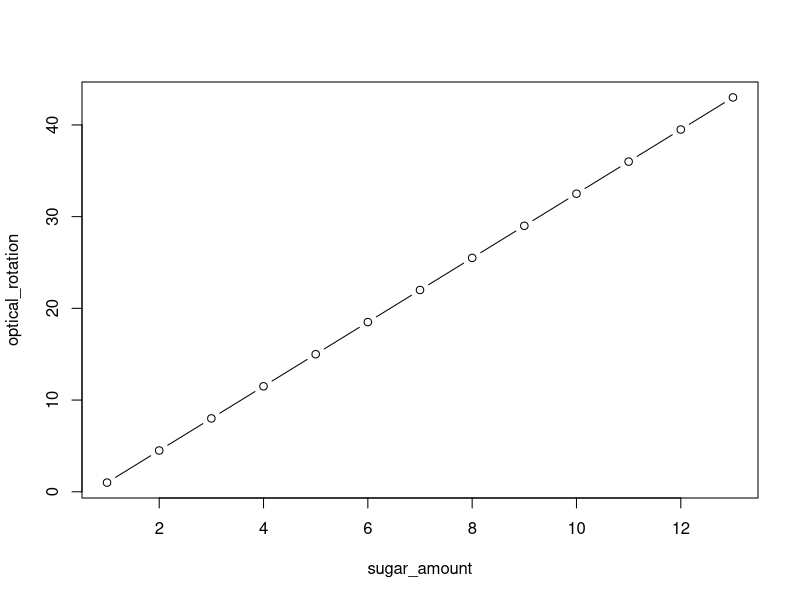
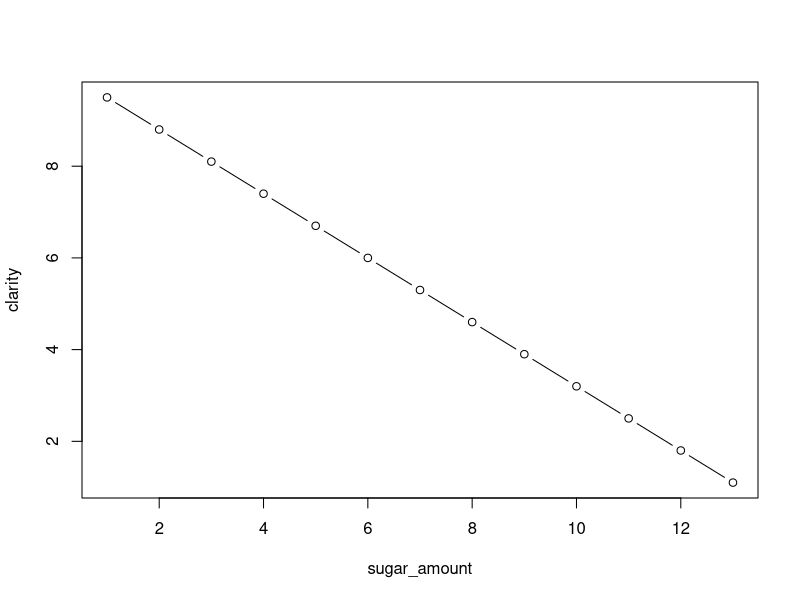
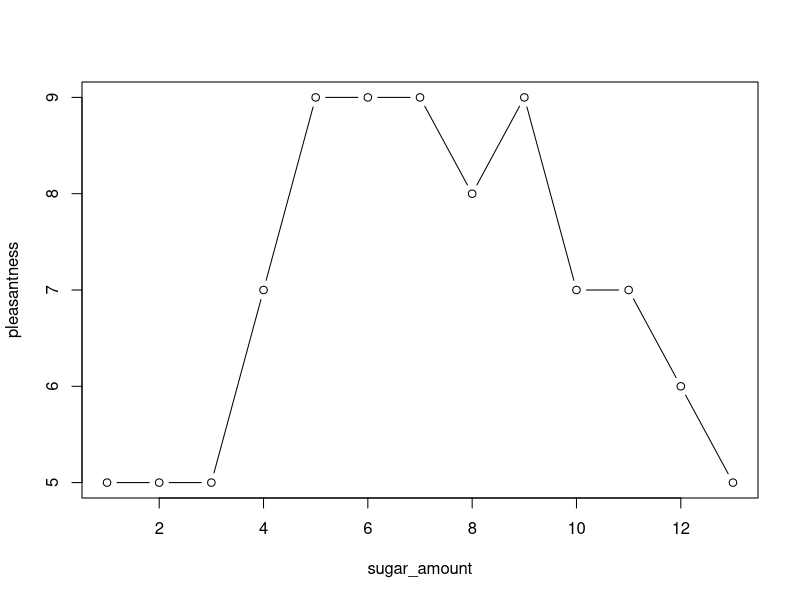
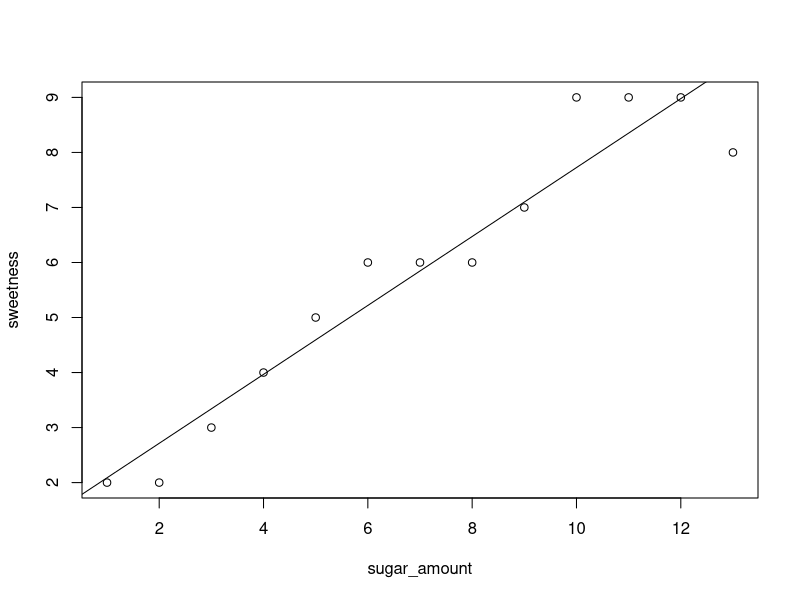

Recreate these plots in R, in order.
# ============================================================
# Exercise 6: Correlation and linear regression
# Theory: https://senzorika.github.io/SaIT/theory_EN/exercise06.html
# ============================================================

# Calculate and evaluate relationships using correlation for a new kind of sweetener.

#----------------------------------------------------------------------------------------------
# CORRELATIONS
#----------------------------------------------------------------------------------------------
# generating the dataset

sugar_amount <- seq(1, 13)
optical_rotation <- seq(1, 45.5, by = 3.5)
clarity <- seq(9.5, 1, by = -0.7)
set.seed(123) # reproducible random data
pH <- rnorm(13, mean = 7.5, sd = 0.2)
sweetness <- c(2, 2, 3, 4, 5, 6, 6, 6, 7, 9, 9, 9, 8)
pleasantness <- c(5, 5, 5, 7, 9, 9, 9, 8, 9, 7, 7, 6, 5)
sweet_water <- data.frame(sugar_amount, sweetness, optical_rotation, clarity, pleasantness, pH)

# correlation (up to 0.1 trivial, 0.11-0.3 weak, 0.31-0.6 moderate, above 0.61 strong)
cor(sugar_amount, clarity, method = "spearman")
cor(sweet_water, method = "spearman") # kendall, pearson

# plots of the relationships
plot(sugar_amount, optical_rotation, type = "b")
plot(sugar_amount, clarity, type = "b")
plot(sugar_amount, pleasantness, type = "b")

#----------------------------------------------------------------------------------------------
# SIMPLE LINEAR REGRESSION
#----------------------------------------------------------------------------------------------

# linear regression model (sweetness as a function of the amount of sugar)
# y = b2*x + b1
lm(sweetness ~ sugar_amount)
plot(sweetness ~ sugar_amount)
abline(lm(sweetness ~ sugar_amount))
summary(lm(sweetness ~ sugar_amount))
#----------------------------------------------------------------------------------------------

# TASK 1:
# Calculate the correlation coefficients between the instrumental (tm_) and sensory (se_) data given below.
# Which attributes have the strongest negative correlation? Which attribute is se_juiciness most correlated with?
tm_hardness <- c(1, 2, 1, 1, 3, 5, 5, 2, 3, 3, 5, 2, 5, 4, 4, 4, 4)
tm_firmness <- c(1, 1, 1, 3, 5, 5, 3, 3, 3, 2, 3, 5, 2, 5, 4, 4, 3)
tm_conductivity <- c(3, 2, 4, 5, 5, 5, 2, 3, 2, 3, 3, 3, 4, 7, 5, 5, 5)
se_stickiness <- c(4, 1, 1, 6, 6, 4, 4, 4, 5, 4, 5, 1, 1, 3, 1, 1, 3)
se_juiciness <- c(1, 2, 1, 3, 5, 5, 4, 3, 3, 2, 3, 5, 5, 4, 3, 5, 2)
se_swallowability <- c(4, 4, 5, 5, 5, 4, 2, 2, 3, 4, 3, 3, 4, 6, 5, 4, 3)
se_chewiness <- c(3, 2, 4, 1, 1, 2, 6, 6, 6, 3, 5, 3, 1, 2, 1, 2, 1)

# TASK 2:
# Explore the relationship between se_juiciness and the attribute it correlates with most, build a linear model
# and predict juiciness. Is the prediction possible at all?
